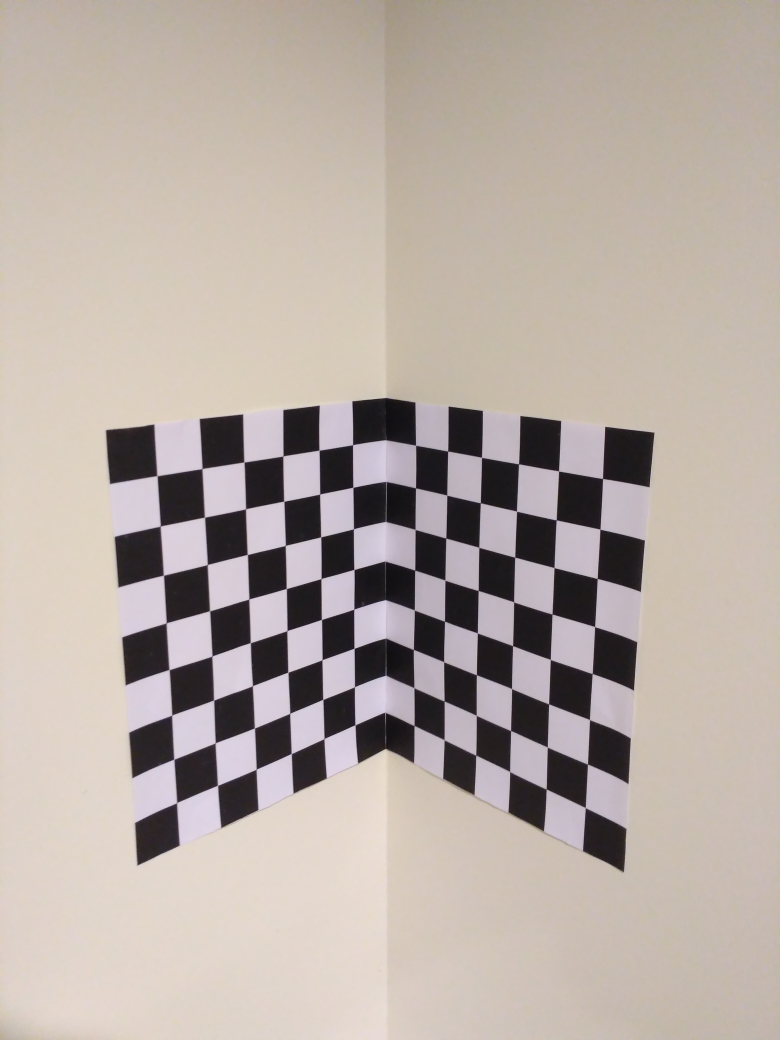
#> input picture calib-object.jpg, 3120 x 4160 px (shown at 1/4 size)
$ jupyter execute --allow-errors 'Assign1 - Sreevatsa.ipynb'
#> lines starting #> are read from the running program, lines starting #| are printed output that depends on the picture; after the words box and inside, x2 and y2 are one past the last pixel; in counts of white or black regions, pixels touching at a corner belong together; long printed decimals are rounded
Tallapragada Shanmukha Sreevatsa - 2023701017

## Q1

### Q1.1

[cell 1]
import cv2
import numpy as np
import pandas as pd
import os
import sys
import time
import matplotlib.pyplot as plt
import scipy

[cell 2]
checkboard = cv2.imread('./calib-object.jpg')
#> checkboard is the input picture: shape (4160, 3120, 3); mean B, G, R 165.1, 172.4, 183.5
checkboard = cv2.cvtColor(checkboard, cv2.COLOR_BGR2RGB)
plt.imshow(checkboard, cmap='gray')

#### Method 1: finding edges by estimating lines around the checkboard then finding corners as the points that are formed by intersecting lines

[cell 3]
edges = cv2.Canny(checkboard, 150, 200)
#> edges: shape (4160, 3120); 0.39% white in thin lines or dots, all inside (x1, y1, x2, y2) = (423, 0, 3120, 3488)
plt.imshow(edges, cmap='gray')

[cell 4]
import cv2
import numpy as np
import math

image = cv2.imread('./calib-object.jpg')

gray = cv2.cvtColor(image, cv2.COLOR_BGR2GRAY)

edges = cv2.Canny(gray, 50, 150, apertureSize=3)
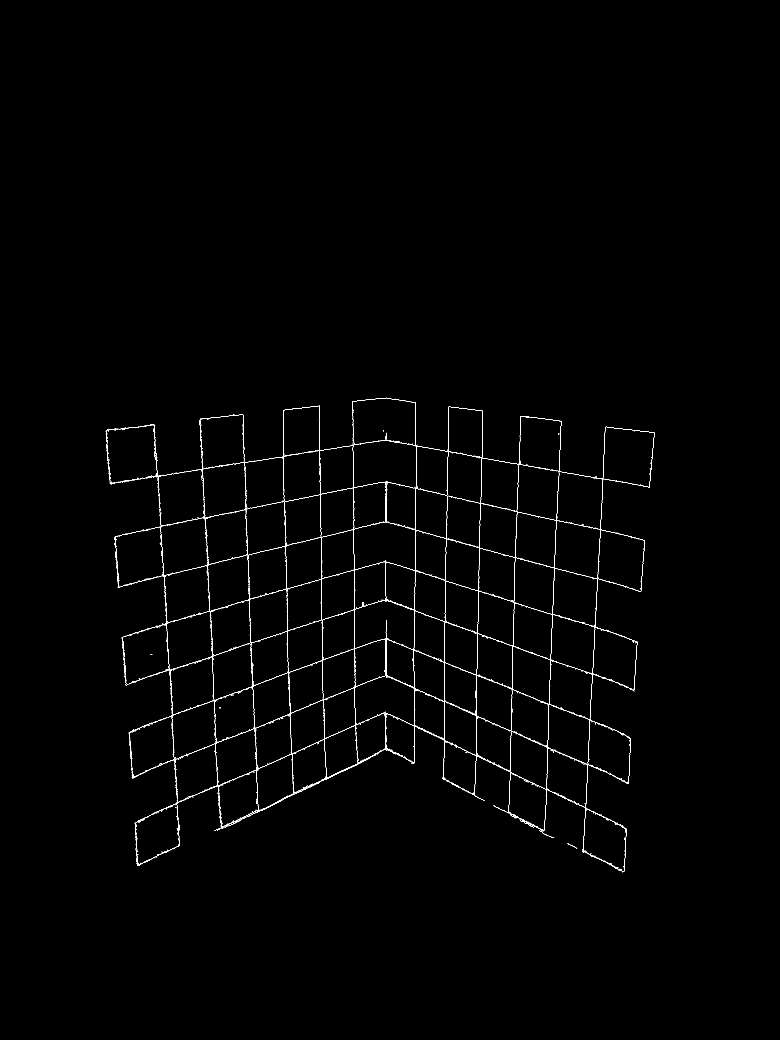
#> edges: shape (4160, 3120) (shown at 1/4 size); 0.43% white in thin lines or dots, all inside (x1, y1, x2, y2) = (422, 1591, 2619, 3490)

lines = cv2.HoughLinesP(edges, 1, np.pi / 180, 100, minLineLength=10, maxLineGap=250)
#> lines = 177 rows, first 6: [2333, 3408, 2422, 1708], [463, 2221, 2514, 3134], [799, 1680, 885, 3313], [1275, 1623, 1301, 3115], [1900, 3183, 1926, 1643], [1769, 3115, 1794, 1627]
# lines = cv2.HoughLines(edges, 1, np.pi / 180, 100, None, 0,0)

for line in lines:
    x1, y1, x2, y2 = line[0]
    cv2.line(image, (x1, y1), (x2, y2), (0, 255, 0), 15)
#> this loop made 177 passes

plt.figure(figsize=(12, 6))
plt.imshow(image)

Lines are estimated but we wanted only lines around the checkboard, getting those lines is difficult, so not proceeding with this method!

[cell 5]
checkboard_split_left = cv2.cvtColor(cv2.imread('./calib-object.jpg'), cv2.COLOR_BGR2RGB)
checkboard_split_left = checkboard_split_left[:, 0:checkboard_split_left.shape[1]//2]
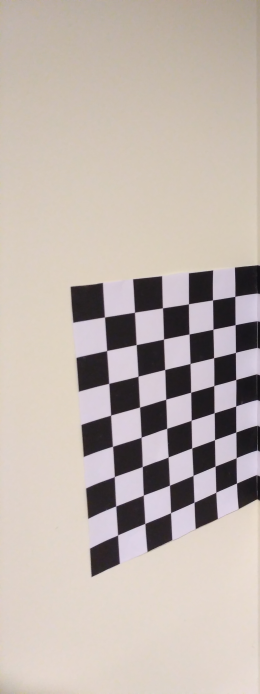
#> checkboard_split_left: shape (4160, 1560, 3) (shown at 1/6 size); mean R, G, B 190.6, 179.5, 172.7
ret, corners1 = cv2.findChessboardCorners(checkboard_split_left, (6,8),None)
#> ret = True; corners1 = 48 rows, first 8: [629, 1904], [811.3, 1877.7], [976.6, 1851.3], [1133, 1825.5], [1276.5, 1803.9], [1411.5, 1780.5], [642, 2105.5], [819.5, 2070]

[cell 6]
tt1 = checkboard.copy()
for i in corners1:
    cv2.circle(tt1,(int(i[0][0]), int(i[0][1])),50,(0,255,0),-1)
#> this loop made 48 passes
plt.imshow(tt1)

[cell 7]
checkboard_split_right = cv2.cvtColor(cv2.imread('./calib-object.jpg'), cv2.COLOR_BGR2RGB)
checkboard_split_right = checkboard_split_right[:, checkboard_split_right.shape[1]//2:]
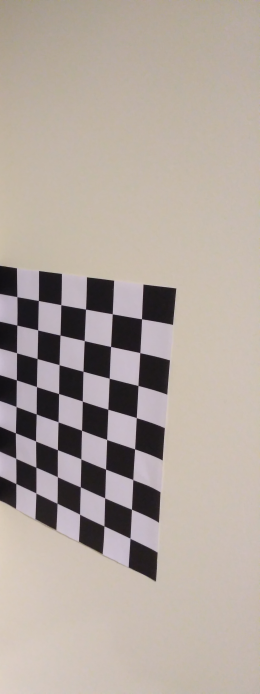
#> checkboard_split_right: shape (4160, 1560, 3) (shown at 1/6 size); mean R, G, B 176.4, 165.3, 157.6
ret2, corners2 = cv2.findChessboardCorners(checkboard_split_right, (6,8),None)
#> ret2 = True; corners2 = 48 rows, first 8: [105.1, 1783.3], [232.3, 1806.1], [368.5, 1830.9], [515.1, 1857.5], [675.5, 1885.4], [851, 1916.2], [103.1, 1954.9], [229, 1982.9]

[cell 8]
tt2 = checkboard_split_right.copy()
for i in corners2:
    cv2.circle(tt2,(int(i[0][0]), int(i[0][1])),50,(0,255,0),-1)
#> this loop made 48 passes
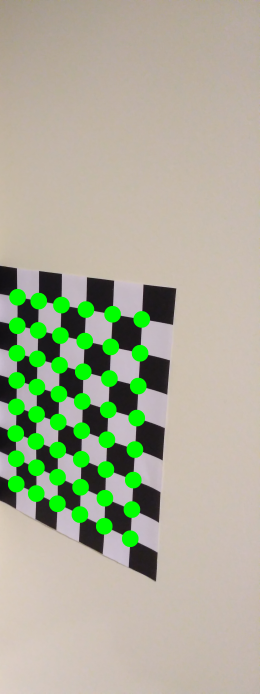
#> tt2: shape (4160, 1560, 3) (shown at 1/6 size); mean R, G, B 169.7, 174, 151
plt.imshow(tt2)

[cell 9]
corners2 = corners2 + np.array([checkboard_split_left.shape[1], 0])
#> corners2 = 48 rows, first 8: [1665.1, 1783.3], [1792.3, 1806.1], [1928.5, 1830.9], [2075.1, 1857.5], [2235.5, 1885.4], [2411, 1916.2], [1663.1, 1954.9], [1789, 1982.9]

[cell 10]
corners = np.concatenate((corners1, corners2))
#> corners = 96 rows, first 8: [629, 1904], [811.3, 1877.7], [976.6, 1851.3], [1133, 1825.5], [1276.5, 1803.9], [1411.5, 1780.5], [642, 2105.5], [819.5, 2070]

[cell 11]
for i in corners:
    print(i)
#> this loop made 96 passes
#> (printed output is left out)

[cell 12]
tt = checkboard.copy()
for i in corners:
    cv2.circle(tt,(int(i[0][0]), int(i[0][1])),50,(0,255,0),-1)
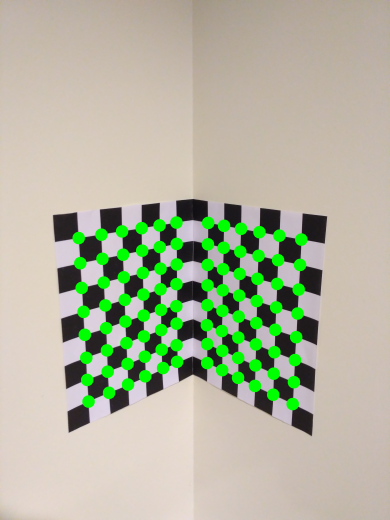
#> tt: shape (4160, 3120, 3) (shown at 1/8 size); mean R, G, B 176.5, 180.7, 158.1
plt.imshow(tt)

[cell 13]
print(len(corners1))
#| 48
print(len(corners2))
#| 48
print(len(corners))
#| 96

### Q1.2

[cell 14]
corr_points = []
z = 0

for k in [corners1, corners2]:
    for i in range(8): # 8 rows
        t = k[i*6:i*6+6] # 6 points in each row

        if k is corners1:
            for j in range(len(t)):
                print(t[j][0][0])
                corr_points.append((int(t[j][0][0]), int(t[j][0][1]),j*2, i*2, z))

        else:
            for j in range(len(t)):
                print(t[j][0][0])
                corr_points.append((int(t[j][0][0]), int(t[j][0][1]), z, i*2, (j+1)*2))
    z +=12
#> this loop made 2 passes
#> z on passes 1 to 2: 12, 24
#> (printed output is left out)
#> after the loop, corr_points = 96 items, first 6: (629, 1904, 0, 0, 0), (811, 1877, 2, 0, 0), (976, 1851, 4, 0, 0), (1133, 1825, 6, 0, 0), (1276, 1803, 8, 0, 0), (1411, 1780, 10, 0, 0); z = 24

[cell 15]
# (u, v, X, Y, Z)
for i in range(10):
    print(corr_points[i])
#> this loop made 10 passes
#| (629, 1904, 0, 0, 0)
#| (811, 1877, 2, 0, 0)
#| (976, 1851, 4, 0, 0)
#| (1133, 1825, 6, 0, 0)
#| (1276, 1803, 8, 0, 0)
#> (further printed lines are left out)

[cell 16]
#make a copy of an image to tt
tte = checkboard.copy()
for i in corr_points:
    cv2.circle(tte,(int(i[0]), int(i[1])),50,(0,255,0),-1)
#> this loop made 96 passes
plt.imshow(tte)

### Q1.3

[cell 17]
G = np.zeros((len(corr_points)*2,12))
for i in range(len(corr_points)):
    G[i*2] = [-corr_points[i][2], -corr_points[i][3], -corr_points[i][4], -1, 0, 0, 0, 0, corr_points[i][0]*corr_points[i][2], corr_points[i][0]*corr_points[i][3], corr_points[i][0]*corr_points[i][4], corr_points[i][0]]
    G[(i*2)+1] = [0, 0, 0, 0, -corr_points[i][2], -corr_points[i][3], -corr_points[i][4], -1, corr_points[i][1]*corr_points[i][2], corr_points[i][1]*corr_points[i][3], corr_points[i][1]*corr_points[i][4], corr_points[i][1]]
#> this loop made 96 passes
U, _, V = np.linalg.svd(G)
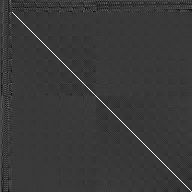
#> U: shape (192, 192) float64; min -0.285, max 0.979, mean 0.000646; drawn with min black and max white
print(V.shape)
#| (12, 12)
print((V[-1].reshape(3,4)))
#| [[ 5.19442295e-02  4.89430432e-03  2.06379423e-02  3.13899853e-01]
#|  [ 1.05315598e-02  5.62652975e-02 -1.07106637e-02  9.46005887e-01]
#|  [ 9.42805686e-06  3.11478669e-06 -9.78896255e-06  4.96342881e-04]]
P = V[-1].reshape(3,4)
#> P = [[0.0519, 0.00489, 0.0206, 0.314], [0.0105, 0.0563, -0.0107, 0.946], [9.43e-06, 3.11e-06, -9.79e-06, 0.000496]]

[cell 18]
print(P)
#| [[ 5.19442295e-02  4.89430432e-03  2.06379423e-02  3.13899853e-01]
#|  [ 1.05315598e-02  5.62652975e-02 -1.07106637e-02  9.46005887e-01]
#|  [ 9.42805686e-06  3.11478669e-06 -9.78896255e-06  4.96342881e-04]]

[cell 19]
import scipy.linalg
A,R = scipy.linalg.rq(P[:,0:3]) #first three rows for rotation and intrinsics
#> A = [[0.0517, -0.000198, 0.0217], [0, -0.0515, 0.0272], [0, 0, 1.39e-05]]; R = [[0.721, -0.00294, 0.693], [0.153, -0.975, -0.163], [0.676, 0.223, -0.702]]

[cell 20]
print(A)
#| [[ 5.17296050e-02 -1.97756115e-04  2.17276487e-02]
#|  [ 0.00000000e+00 -5.14882736e-02  2.72098043e-02]
#|  [ 0.00000000e+00  0.00000000e+00  1.39432399e-05]]
print(R)
#| [[ 0.7207  -0.002942  0.6932]
#|  [ 0.1528 -0.9747  -0.163]
#|  [ 0.6762  0.2234 -0.7021]]

[cell 21]
t = np.dot(np.linalg.inv(A), P[:,3]) #last column for translation
#> t = [-8.88, 0.439, 35.6]

[cell 22]
print(t)
#| [-8.882  0.4388 35.597]

P = A[R|t]

Camera Projection Matrix

$x_{i}$ = $P$ $\cdot$ $X_{i}$

$x_{i}$ -> 3X1

$P$ -> 3X4

$X_{i}$ -> 4X1

[cell 23]
plt.imshow(checkboard)

[cell 24]
checkboard_corners_3D = np.array([
                        [-2,-2,0],
                        [12,-2,0],
                        [12,-2,14],
                        [12,16,14],
                        [12,16,0],
                        [-2,16,0]
                        ])

[cell 25]
#convert to homogeneous coordinates
checkboard_corners_homo_3D = np.concatenate((checkboard_corners_3D, np.ones((6,1))), axis=1)
print(checkboard_corners_homo_3D)

[cell 26]
print(checkboard_corners_homo_3D.T.shape)
print(P.shape)
#| (3, 4)

[cell 27]
checkboard_corners_homo_2D = np.matmul(P,checkboard_corners_homo_3D.T)
#> checkboard_corners_homo_2D = [[0.2, 0.927, 1.22, 1.3, 1.02, 0.288], [0.812, 0.96, 0.81, 1.82, 1.97, 1.83], [0.000471, 0.000603, 0.000466, 0.000522, 0.000659, 0.000527]]
print(checkboard_corners_homo_2D.T)
#| [[2.00222785e-01 8.12412172e-01 4.71257194e-04]
#|  [9.27441999e-01 9.59854010e-01 6.03249990e-04]
#|  [1.21637319e+00 8.09904718e-01 4.66204514e-04]
#|  [1.30447067e+00 1.82268007e+00 5.22270674e-04]
#|  [1.01553948e+00 1.97262936e+00 6.59316150e-04]
#|  [2.88320263e-01 1.82518753e+00 5.27323354e-04]]
print(checkboard_corners_homo_2D.shape)
#| (3, 6)

$x_{i}$ =[u
          v
          w]

$x_{i}$ is only [u' v']. To get there, we do [$u/w$ $v/w$ $w/w$] to get [$u'$ $v'$ $1$]

[cell 28]
checkboard_corners_2D = checkboard_corners_homo_2D.T[:,0:2]/checkboard_corners_homo_2D.T[:,2:]
#> checkboard_corners_2D = [[424.9, 1723.9], [1537.4, 1591.1], [2609.1, 1737.2], [2497.7, 3489.9], [1540.3, 2991.9], [546.8, 3461.2]]
print(checkboard_corners_2D)
#| [[ 424.869  1723.925]
#|  [1537.409 1591.138]
#|  [2609.098 1737.231]
#|  [2497.691 3489.915]
#|  [1540.292 2991.932 ]
#|  [ 546.762 3461.230]]

All the above process of converting from 3D coordinates to 2D coordinates with intermediate homogeneous coordinates' can be acheived/performed using this below function

[cell 29]
def project_3D_2D(P, X, n):
    X_homo_3D = np.concatenate((X, np.ones((n,1))), axis=1)
    X_homo_2D = np.matmul(P,X_homo_3D.T)
    X_2D = X_homo_2D.T[:,0:2]/X_homo_2D.T[:,2:]
    return X_2D

[cell 30]
tr = checkboard.copy()
for i in checkboard_corners_2D:
    cv2.circle(tr,(int(i[0]), int(i[1])),50,(255,0,0),-1)
#> this loop made 6 passes
plt.imshow(tr)

[cell 31]
checkboard_corners_2D
#> Out has the same summary as checkboard_corners_2D

[cell 32]
def plot_wireframe(checkboard, checkboard_corners_2D):
    tr = checkboard.copy()
    for i in range(len(checkboard_corners_2D)):
        start_point = (int(checkboard_corners_2D[i][0]), int(checkboard_corners_2D[i][1]))
        end_point = (int(checkboard_corners_2D[(i + 1) % len(checkboard_corners_2D)][0]), int(checkboard_corners_2D[(i + 1) % len(checkboard_corners_2D)][1]))
        cv2.line(tr, start_point, end_point, (255,0,0), 15)
#> this loop made 6 passes
#> (start_point, end_point) on passes 1 to 6: ((424, 1723), (1537, 1591)), ((1537, 1591), (2609, 1737)), ((2609, 1737), (2497, 3489)), ((2497, 3489), (1540, 2991)), ((1540, 2991), (546, 3461)), ((546, 3461), (424, 1723))
    plt.figure(figsize=(10,10))
    plt.imshow(tr)

[cell 33]
plot_wireframe(checkboard, checkboard_corners_2D)

The wireframe overlay looks consistent and the manual calibration process works well in finding positions of new coordinates

### Q1.4

[cell 34]
beta = np.arcsin(-R[0, 2])
#> beta = -0.766
alpha = np.arctan2(R[1, 2], R[2, 2])
#> alpha = -2.91
gamma = np.arctan2(R[0, 1], R[0, 0])
#> gamma = -0.00408

beta_degrees = np.degrees(beta)
#> beta_degrees = -43.89
alpha_degrees = np.degrees(alpha)
#> alpha_degrees = -166.9
gamma_degrees = np.degrees(gamma)
#> gamma_degrees = -0.234

print("Rotation Angles:")
print(f"Pan (alpha): {alpha_degrees} degrees")
#| Pan (alpha): -166.930 degrees
print(f"Tilt (beta): {beta_degrees} degrees")
#| Tilt (beta): -43.885 degrees
print(f"Roll (gamma): {gamma_degrees} degrees")
#| Roll (gamma): -0.2339 degrees

# Q2

[cell 35]
data = [
    [629, 1904, 0, 0, 0],
    [976, 1851, 4, 0, 0],
    [819, 2070, 2, 2, 0],
    [1413, 1951, 10, 2, 0],
    [1415, 2277, 10, 6, 0],
    [1147, 2354, 6, 6, 0],
    [1151, 2691, 6, 10, 0],
    [689, 2859, 0, 10, 0],
    [1293, 2797, 8, 12, 0],
    [862, 2973, 2, 12, 0],
    [1027, 3079, 4, 14, 0],
    [1166, 3015, 6, 14, 0]

]

image_points = np.array([item[:2] for item in data])
world_points = np.array([item[2:] for item in data])

[cell 36]
print(world_points.dtype)
print(image_points.dtype)

[cell 37]
world_points = np.array(world_points, dtype=np.float32)
image_points = np.array(image_points, dtype=np.float32)

print(world_points)
print(world_points.dtype)
print(image_points)
print(image_points.dtype)

[cell 38]
tr = checkboard.copy()
for i in image_points:
    cv2.circle(tr,(int(i[0]), int(i[1])),50,(0,250,0),-1)
plt.figure(figsize=(10,10))
plt.imshow(tr)

[cell 39]
ret, mtx, dist, rvecs, tvecs = cv2.calibrateCamera(objectPoints=[world_points], imagePoints=[image_points], imageSize=(checkboard.shape[1], checkboard.shape[0]), cameraMatrix=None, distCoeffs=None, flags=cv2.CALIB_FIX_PRINCIPAL_POINT + cv2.CALIB_ZERO_TANGENT_DIST + cv2.CALIB_FIX_K1+ cv2.CALIB_FIX_K2 + cv2.CALIB_FIX_K3 + cv2.CALIB_FIX_K4 + cv2.CALIB_FIX_K5 + cv2.CALIB_FIX_K6)
#> ret = 2.69; mtx = [[4613.4, 0, 1559.5], [0, 4003.2, 2079.5], [0, 0, 1]]; dist = [[0, 0, 0, 0, 0]]; rvecs = ([0.208, -0.883, -0.105],); tvecs = ([-7.84, -1.7, 38.98],)

The above is performed only on a single plane to get an initial guess to the camera matrix. The next step is performed on points on different planes to get the camera calibrated for all the planes in the checkboard image

[cell 40]
data2 = [
        [629, 1904, 0, 0, 0],
        [1276, 1803, 8, 0, 0],
        [1411, 1780, 10, 0, 0],
        [1415, 2277, 10, 6, 0],
        [1147, 2354, 6, 6, 0],
        [1151, 2691, 6, 10, 0],
        [689, 2859, 0, 10, 0],
        [1002, 2572, 4, 8, 0],
        [1414, 2442, 10, 8, 0],
        [708, 3211, 0, 14, 0],
        [1419, 2899, 10, 14, 0],
        [1665, 1783, 12, 0, 2],
        [2075, 1857, 12, 0, 8],
        [1789, 1982, 12, 2, 4],
        [1922, 2013, 12, 2, 6],
        [2389, 2316, 12, 4, 12],
        [1660, 2282, 12, 6, 2],
        [2053, 2408, 12, 6, 8],
        [1779, 2486, 12, 8, 4],
        [1909, 2532, 12, 8, 6],
        [1654, 2601, 12, 10, 2],
        [1906, 2700, 12, 10, 6],
        [2351, 3057, 12, 12, 12],
        [1657, 2904, 12, 14, 2],
        [2341, 3232, 12, 14, 12]
]

image_points_2 = np.array([item[:2] for item in data2])
world_points_2 = np.array([item[2:] for item in data2])

world_points_2 = np.array(world_points_2, dtype=np.float32)
image_points_2 = np.array(image_points_2, dtype=np.float32)

print(world_points_2.dtype)
print(image_points_2.dtype)

[cell 41]
tr = checkboard.copy()
for i in image_points_2:
    cv2.circle(tr,(int(i[0]), int(i[1])),50,(0,255,0),-1)
plt.figure(figsize=(10,10))
plt.imshow(tr)

[cell 42]
ret, mtx, dist, rvecs, tvecs = cv2.calibrateCamera(objectPoints=[world_points_2], imagePoints=[image_points_2], imageSize=(checkboard.shape[1], checkboard.shape[0]), cameraMatrix=mtx, distCoeffs=None, flags=cv2.CALIB_FIX_PRINCIPAL_POINT + cv2.CALIB_ZERO_TANGENT_DIST + cv2.CALIB_FIX_K1+ cv2.CALIB_FIX_K2 + cv2.CALIB_FIX_K3 + cv2.CALIB_FIX_K4 + cv2.CALIB_FIX_K5 + cv2.CALIB_FIX_K6 + cv2.CALIB_USE_INTRINSIC_GUESS)
#> ret = 3.91; mtx = [[3678.8, 0, 1559.5], [0, 3665.8, 2079.5], [0, 0, 1]]; rvecs = ([-1.13, -0.359, 2.81],); tvecs = ([8.9, 1.68, -35.05],)

[cell 43]
print("Return",ret)
print("Matrix",mtx)
print("ds",dist)
print("rvecs",rvecs)
print("tvecs",tvecs)

[cell 44]
rotation_matrix, _ = cv2.Rodrigues(rvecs[0])
#> rotation_matrix = [[-0.722, 0.00101, -0.692], [0.173, -0.968, -0.182], [-0.67, -0.251, 0.699]]
translation_vector = tvecs[0]
#> translation_vector = [8.9, 1.68, -35.05]
extrinsics = np.hstack((rotation_matrix, translation_vector))
#> extrinsics = [[-0.722, 0.00101, -0.692, 8.9], [0.173, -0.968, -0.182, 1.68], [-0.67, -0.251, 0.699, -35.05]]
projection_matrix = mtx @ extrinsics
#> projection_matrix = [[-3701.4, -388, -1454.1, -21923.6], [-758.2, -4070.6, 785.9, -66711.2], [-0.67, -0.251, 0.699, -35.05]]
projection_matrix = projection_matrix / projection_matrix[2, 3]
#> projection_matrix = [[105.6, 11.07, 41.49, 625.5], [21.63, 116.1, -22.42, 1903.3], [0.0191, 0.00717, -0.0199, 1]]
mtx = mtx / mtx[2, 2]

print("Intrinsics (K):")
print(mtx)
print("\nExtrinsics (Rotation Matrix R):")
print(rotation_matrix)
print("\nExtrinsics (Translation Vector T):")
print(translation_vector)
print("\nProjection Matrix (P):")
print(projection_matrix)

[cell 45]
wireframe_world_points = np.array([
                        [-2,-2,0],
                        [12,-2,0],
                        [12,-2,14],
                        [12,16,14],
                        [12,16,0],
                        [-2,16,0]
                        ])
wireframe_world_points_homogeneous = np.hstack((wireframe_world_points, np.ones((wireframe_world_points.shape[0], 1))))

[cell 46]
wireff = project_3D_2D(projection_matrix, wireframe_world_points, 6)
#> in project_3D_2D, `X_homo_2D = np.matmul(P,X_homo_3D.T)`: X_homo_2D = [[392.1, 1870.6, 2451.4, 2650.7, 2069.9, 591.4], [1627.8, 1930.6, 1616.7, 3707.1, 4021, 3718.2], [0.947, 1.21, 0.936, 1.06, 1.34, 1.08]]
#> in project_3D_2D, `X_2D = X_homo_2D.T[:,0:2]/X_homo_2D.T[:,2:]`: X_2D = [[413.9, 1718], [1539.7, 1589.1], [2619.8, 1727.7], [2489.5, 3481.7], [1540.2, 2992], [549.4, 3454.1]]
#> wireff has the same summary as X_2D in project_3D_2D

[cell 47]
plot_wireframe(checkboard, wireff)
#> the loop in plot_wireframe (call 2), `for i in range(len(checkboard_corners_2D)):` made 6 passes
#> (start_point, end_point) on passes 1 to 6: ((413, 1718), (1539, 1589)), ((1539, 1589), (2619, 1727)), ((2619, 1727), (2489, 3481)), ((2489, 3481), (1540, 2992)), ((1540, 2992), (549, 3454)), ((549, 3454), (413, 1718))
